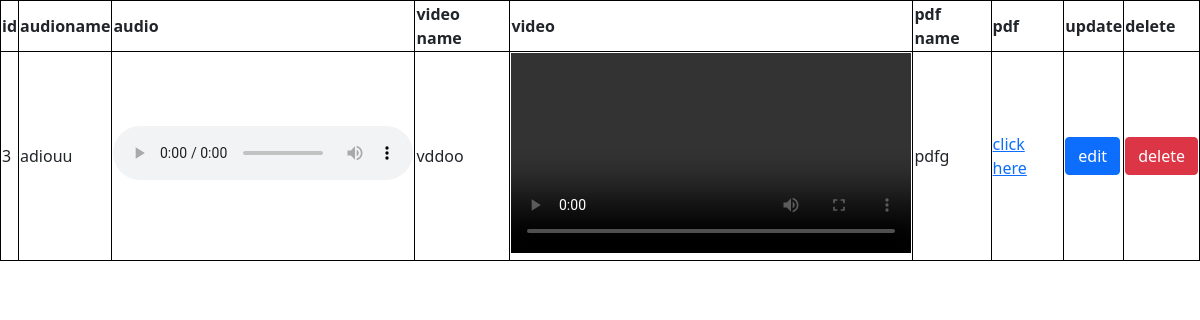
Screenshot of /djangoapp/filedisp/ with the database file from the repository.
### djangoapp/models.py (models this page shows)
class fileupload(models.Model):
    audionm=models.CharField(max_length=20)
    aud=models.FileField(upload_to='djangoapp/static')
    vdoname=models.CharField(max_length=20)
    vdo=models.FileField(upload_to='djangoapp/static')
    pdfname=models.CharField(max_length=20)
    pdf=models.FileField(upload_to='djangoapp/static')

### djangoapp/views.py (the view)
# urls.py: path('filedisp/',display_files),
def display_files(request):
    id2=[]
    audio=[]
    audio1=[]
    video=[]
    video1=[]
    pdf=[]
    pdf1=[]
    x=fileupload.objects.all()
    for i in x:
        id3=i.id
        id2.append(id3)
        audii=i.audionm
        audio.append(audii)
        audios=str(i.aud).split('/')[-1]
        audio1.append(audios)
        videoo=i.vdoname
        video.append(videoo)
        vd=str(i.vdo).split('/')[-1]
        video1.append(vd)
        pdff=i.pdfname
        pdf.append(pdff)
        pd=str(i.pdf).split('/')[-1]
        pdf1.append(pd)
    myfile=zip(id2,audio,audio1,video,video1,pdf,pdf1)
    return render(request,"display_file.html",{"data":myfile})

### djangoapp/templates/display_file.html (shortened to what this page needs)
<!DOCTYPE html>
{% load static %}
<html lang="en">
<head>
    <link href="https://cdn.jsdelivr.net/npm/bootstrap@5.0.2/dist/css/bootstrap.min.css"
          rel="stylesheet"
>
</head>
<body>
<table border="1">
    <tr>
        <th>id</th>
        <th>audioname</th>
         <th>audio</th>
        <th>video name</th>
         <th> video</th>
        <th>pdf name</th>
         <th>pdf</th>
        <th>update</th>
        <th>delete</th>
    </tr>
    {% for i,j,k,l,m,n,o in data %}
    <tr>
        <td>{{i}}</td>
        <td>{{j}}</td>
        <td><audio controls><source src="{% static k %}"></audio></td>
        <td>{{l}}</td>
        <td><video controls height="200px"> <source src="{% static m %}"></video></td>
        <td>{{n}}</td>
        <td><a href="{% static o %}"download>click here</a></td>
        <td><a href="http://127.0.0.1:8000/djangoapp/update_file/{{i}}" class="btn btn-primary">edit</a></td>
        <td><a href="http://127.0.0.1:8000/djangoapp/delete_file/{{i}}" class="btn btn-danger">delete</a></td>
    </tr>
    {% endfor %}
</table>
</body>
</html>

### djangoapp/templates/display_file.html (style rules this page uses)
td,th { border:1px solid black; }

### rows the page displays
fileupload: data "adiouu", data "vddoo", data "pdfg"

### other values shown
{{ i }} "3"
